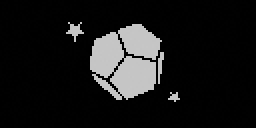
#> input picture src/frames/0000.png, 128 x 64 px (shown 2 times larger); its folder holds 4 pictures in this run
$ python convert.py
#> lines starting #> are read from the running program, lines starting #| are printed output that depends on the picture; after the words box and inside, x2 and y2 are one past the last pixel; in counts of white or black regions, pixels touching at a corner belong together
### src/frames/icon.py
import logging
import subprocess
import io

ICONS_SUPPORTED_FORMATS = ["png"]


class Image:
    # [4 lines left out: function __init__, not called in this run]

    def write(self, filename):
        with open(filename, "wb") as file:
            file.write(self.data)

    # [4 lines left out: function data_as_carray, not called in this run]


def is_file_an_icon(filename):
    extension = filename.lower().split(".")[-1]
    return extension in ICONS_SUPPORTED_FORMATS


class ImageTools:
    __pil_unavailable = False
    __hs2_unavailable = False

    # [6 lines left out: function is_processing_slow, not called in this run]

    def __init__(self):
        self.logger = logging.getLogger()

    def png2xbm(self, file):
#> called with file = '0000.png'
        if self.__pil_unavailable:
            return subprocess.check_output(["convert", file, "xbm:-"])

        try:
            from PIL import Image, ImageOps
        except ImportError:
            self.__pil_unavailable = True
            self.logger.info("pillow module is missing, using convert cli util")
            return self.png2xbm(file)

        with Image.open(file) as im:
#> im is the input picture: PIL image 128x64 L; min 0, max 198, mean 24.6
            with io.BytesIO() as output:
                bw = im.convert("1")
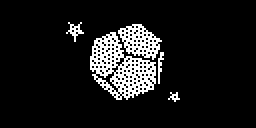
#> bw: PIL image 128x64 1 (shown 2 times larger); 9.8% white in thin lines or dots, all inside (x1, y1, x2, y2) = (33, 11, 90, 51)
                bw = ImageOps.invert(bw)
                bw.save(output, format="XBM")
                return output.getvalue()

    def xbm2hs(self, data):
        if self.__hs2_unavailable:
            return subprocess.check_output(
                ["heatshrink", "-e", "-w8", "-l4"], input=data
            )

        try:
            import heatshrink2
        except ImportError:
            self.__hs2_unavailable = True
            self.logger.info("heatshrink2 module is missing, using heatshrink cli util")
            return self.xbm2hs(data)

        return heatshrink2.compress(data, window_sz2=8, lookahead_sz2=4)


__tools = ImageTools()


def file2image(file):
    output = __tools.png2xbm(file)
    assert output

    # Extract data from text
    f = io.StringIO(output.decode().strip())
    width = int(f.readline().strip().split(" ")[2])
    height = int(f.readline().strip().split(" ")[2])
    data = f.read().strip().replace("\n", "").replace(" ", "").split("=")[1][:-1]
    data_str = data[1:-1].replace(",", " ").replace("0x", "")

    data_bin = bytearray.fromhex(data_str)

    # Encode icon data with LZSS
    data_encoded_str = __tools.xbm2hs(data_bin)

    assert data_encoded_str

    data_enc = bytearray(data_encoded_str)
    data_enc = bytearray([len(data_enc) & 0xFF, len(data_enc) >> 8]) + data_enc

    # Use encoded data only if its length less than original, including header
    if len(data_enc) + 2 < len(data_bin) + 1:
        data = b"\x01\x00" + data_enc
    else:
        data = b"\x00" + data_bin

    return Image(width, height, data)

### src/frames/convert.py
#!/usr/bin/python
import icon

def convert_icon(input_file: str, output_file: str):
    out_file = icon.file2image(input_file)
    out_file.write(output_file)


if __name__ == "__main__":
    for i in range(0, 55):
        convert_icon("%04d.png" % i, "%04d.icon" % i)
#> (the call stopped at in xbm2hs, `return heatshrink2.compress(data, window_sz2=8, lookahead_sz2=4)`: heatshrink2 is not available in this run)
#> pass 2 of the loop `for i in range(0, 55):`:
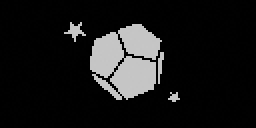
#> input picture src/frames/0001.png, 128 x 64 px (shown 2 times larger)
#> in png2xbm, im is the input picture: PIL image 128x64 L; min 0, max 198, mean 24.8
#> in png2xbm (call 2), `bw = im.convert("1")`:
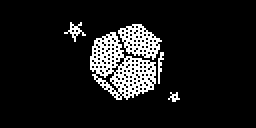
#> bw: PIL image 128x64 1 (shown 2 times larger); 9.9% white in thin lines or dots, all inside (x1, y1, x2, y2) = (32, 11, 90, 51)
#> pass 3 of the loop `for i in range(0, 55):`:
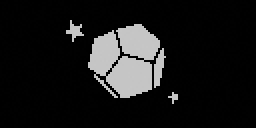
#> input picture src/frames/0002.png, 128 x 64 px (shown 2 times larger)
#> in png2xbm, im is the input picture: PIL image 128x64 L; min 0, max 198, mean 24.6
#> in png2xbm (call 3), `bw = im.convert("1")`:
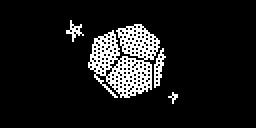
#> bw: PIL image 128x64 1 (shown 2 times larger); 9.9% white in thin lines or dots, all inside (x1, y1, x2, y2) = (33, 10, 89, 52)
#> (the run stopped early here; a loop or call above may not have finished)
